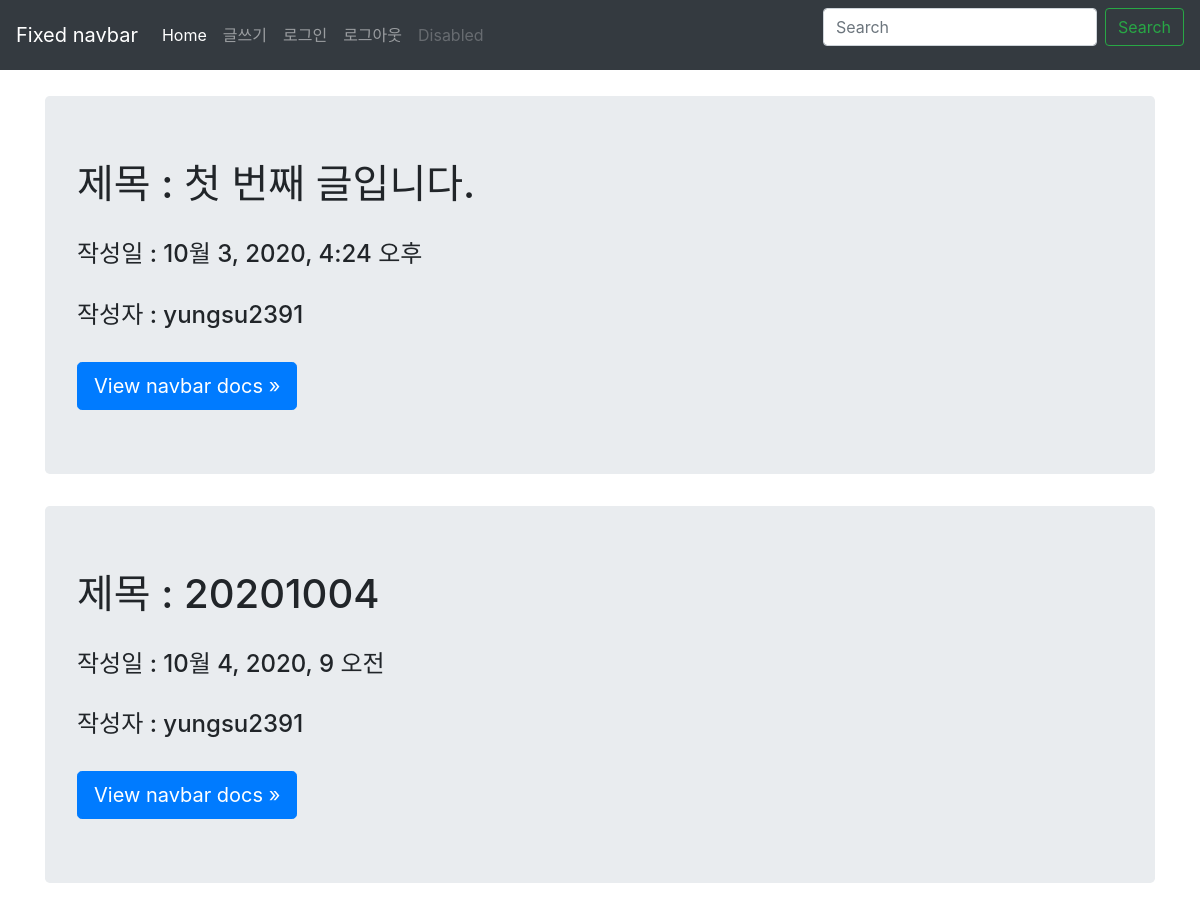
Before: /blogMain/ with the older database file.
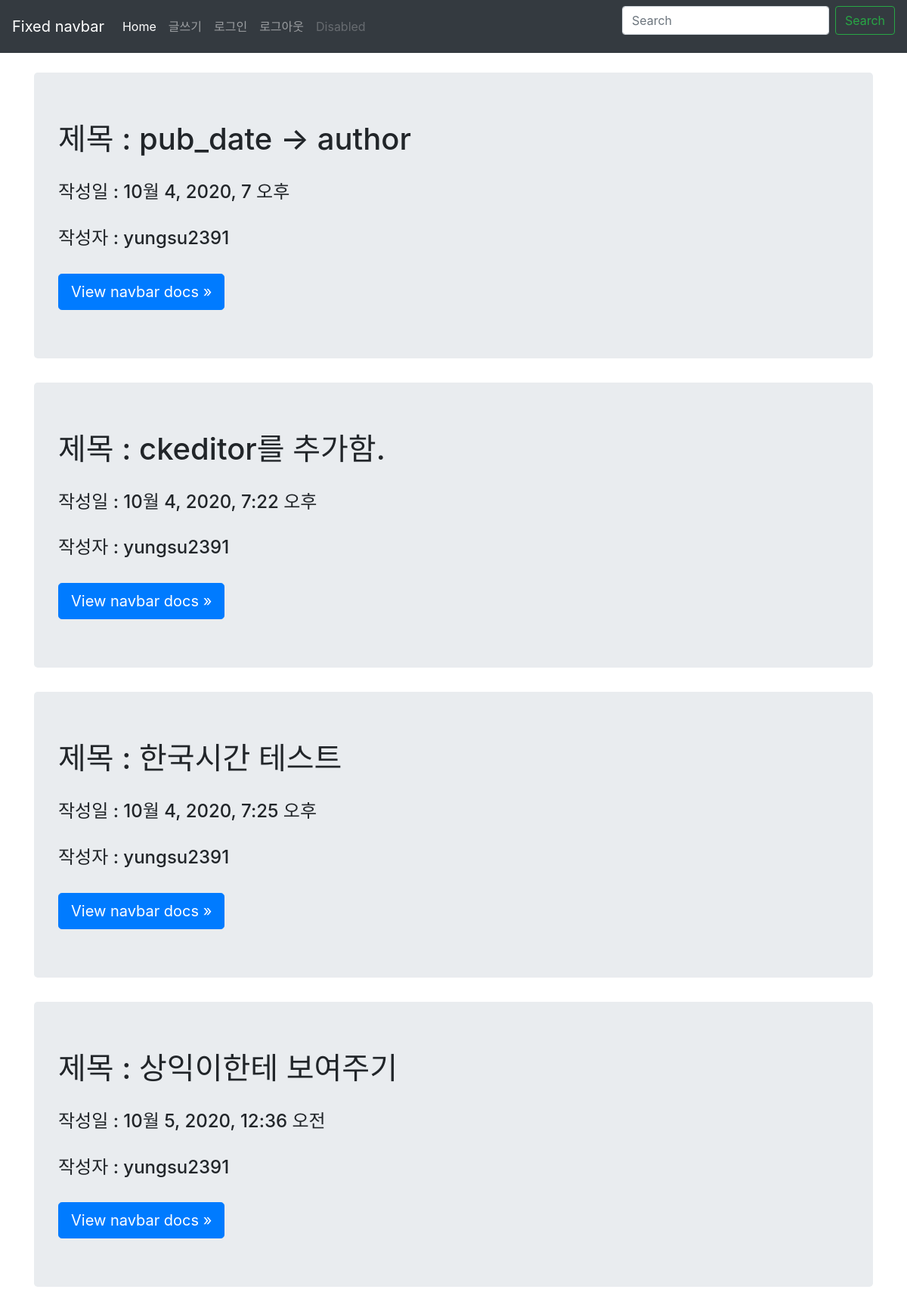
After: the same page with the newer database file.
### blogapp/models.py (models this page shows)
class Blog(models.Model):
    title = models.CharField(max_length=100)
    pub_date = models.DateTimeField(auto_now_add=True)
    author = models.ForeignKey(User, on_delete=models.CASCADE, null=True, default=1)
    body = RichTextUploadingField()

### blogapp/views.py (the view)
# urls.py: path('blogMain/', blogapp.views.blogMain, name='blogMain'),
def blogMain(request):
    blogs = Blog.objects.all()
    return render(request, 'blogMain.html', {'blogs': blogs})

### blogapp/templates/blogMain.html
{% extends 'base.html' %}
{% block content %}
<br>
    {% for blog in blogs %}
        <main role="main" class="container">
            <div class="jumbotron">
                <h1>제목 : {{ blog.title }}</h1>
                <br>
                <h4>작성일 : {{ blog.pub_date }}</h4>
                <br>
                <h4>작성자 : {{ blog.author }}</h4>
                <br>
                <a class="btn btn-lg btn-primary"
                   href="{% url 'detail' blog.id %}"
                   role="button">View navbar docs &raquo;</a>
            </div>
        </main>
    {% endfor %}
{% endblock %}

Changed rows visible on the page:
changed Blog: title "첫 번째 글입니다." → "pub_date -> author"; pub_date "10월 3, 2020, 4:24 오후" → "10월 4, 2020, 7 오후"
changed Blog: title "20201004" → "ckeditor를 추가함."; pub_date "10월 4, 2020, 9 오전" → "10월 4, 2020, 7:22 오후"
added Blog: title "한국시간 테스트", pub_date "10월 4, 2020, 7:25 오후", author "yungsu2391"
added Blog: title "상익이한테 보여주기", pub_date "10월 5, 2020, 12:36 오전", author "yungsu2391"
